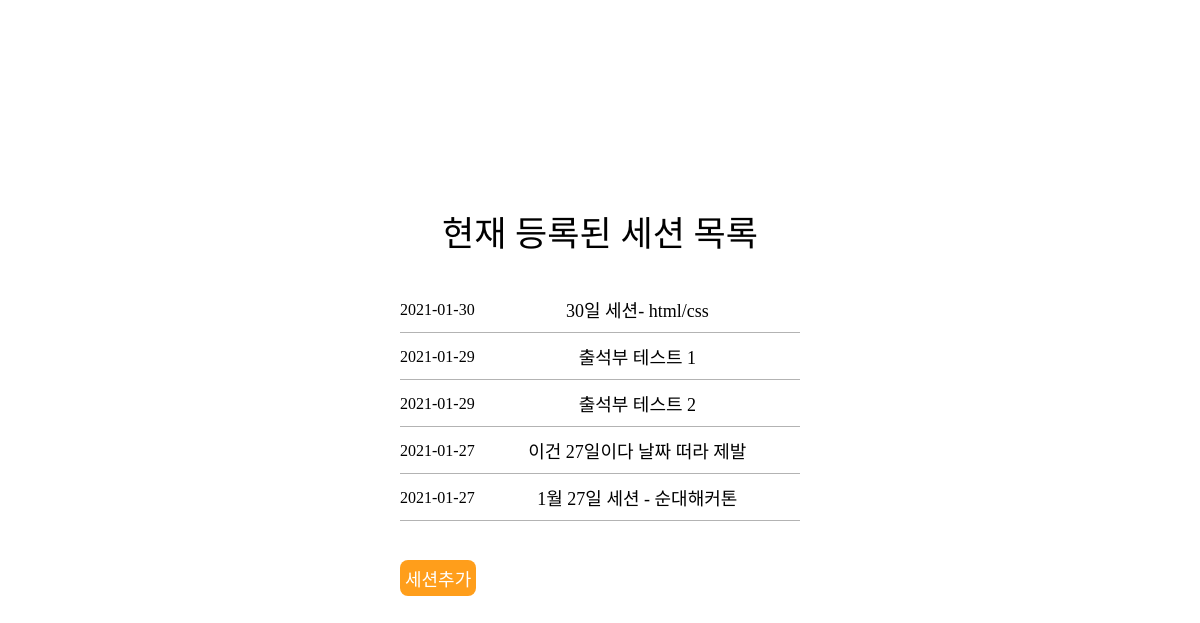
/session_list (signed in), run on an earlier commit of the app's database.
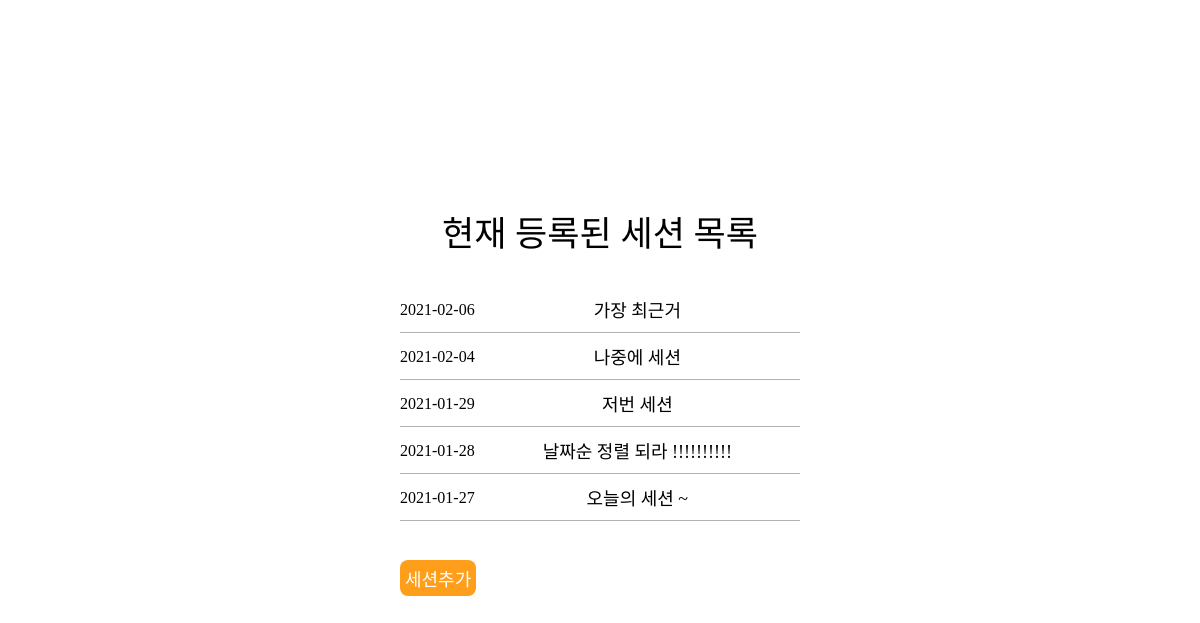
And on a later commit of the database.
### session/models.py (models this page shows, shortened)
class Session_form (models.Model) :
    session_date = models.DateField(null=True, blank=True, auto_now_add=False)
    title = models.CharField(null=True, max_length=20)

### session/views.py (the view)
# urls.py: path('session_list', session.views.sessionlist, name='sessionlist')
@login_required(login_url='login')
def sessionlist (request) :
    Sessions = Session_form.objects.order_by('-session_date')
    return render(request, 'sessionList.html', {'sessions': Sessions } )

### session/templates/sessionList.html (shortened to what this page needs)
{%load static%}
<!DOCTYPE html>
<html lang="en">
<head>
    <link rel="stylesheet" href="{% static 'css/reset.css'%}">
    <link rel="stylesheet" href="{% static 'css/sessionList.css' %}">
</head>
<body>
    <div class="sessionlist-div">
        <p  class="session-title">현재 등록된 세션 목록</p>
        <div class="session-list">
            {% for session in sessions.all %}
            <p>
                <span class="session-date">{{session.session_date|date:'Y-m-d'}}</span>
                <span onclick="javascript:
                function a() {
                    window.close();
                    opener.location.reload();
                };
                return a();"
                class="session-name">{{session.title}}</span><br>
            </p>
            {% endfor %}
        </div>
        <button onclick="javascript:void(window.open('{% url 'createsession' %}','new','width=700 height=500 top=150 left=400'))">
            세션추가</button>
    </div>
</body>
</html>

What changed in the data, as far as the page shows it:
removed Session_form: session_date "2021-01-30", title "30일 세션- html/css"
removed Session_form: session_date "2021-01-29", title "출석부 테스트 1"
removed Session_form: session_date "2021-01-29", title "출석부 테스트 2"
removed Session_form: session_date "2021-01-27", title "이건 27일이다 날짜 떠라 제발"
removed Session_form: session_date "2021-01-27", title "1월 27일 세션 - 순대해커톤"
added Session_form: session_date "2021-02-06", title "가장 최근거"
added Session_form: session_date "2021-02-04", title "나중에 세션"
added Session_form: session_date "2021-01-29", title "저번 세션"
added Session_form: session_date "2021-01-28", title "날짜순 정렬 되라 !!!!!!!!!!"
added Session_form: session_date "2021-01-27", title "오늘의 세션 ~"
